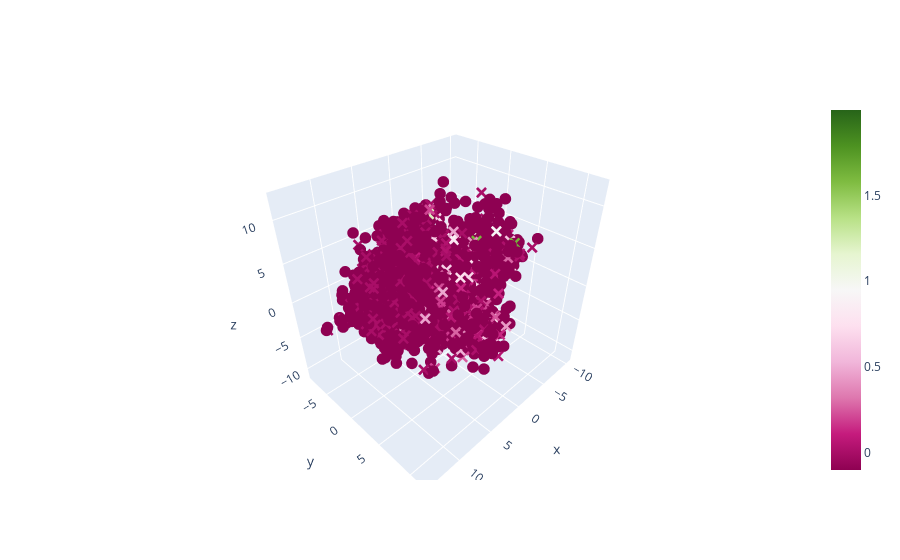

Source (notebook cell):
### Code cell
fig = ea.plot_pca_3D(fold=0)

### Figure 1 — Plotly figure (JSON) as saved in the notebook; plotly's stock layout.template omitted (floating-point values rounded to 4 significant figures; data arrays with more than 128 entries replaced by an {"elided": "..."} marker saying what was removed)
{"data": [{"marker": {"color": {"elided": "4604 float values"}, "showscale": true, "size": 4, "symbol": {"elided": "4604 str values"}}, "mode": "markers", "type": "scatter3d", "x": {"elided": "4604 float values"}, "y": {"elided": "4604 float values"}, "z": {"elided": "4604 float values"}}], "layout": {"autosize": true, "scene": {"aspectmode": "auto", "aspectratio": {"x": 1.084, "y": 0.8899, "z": 1.036}}}}
